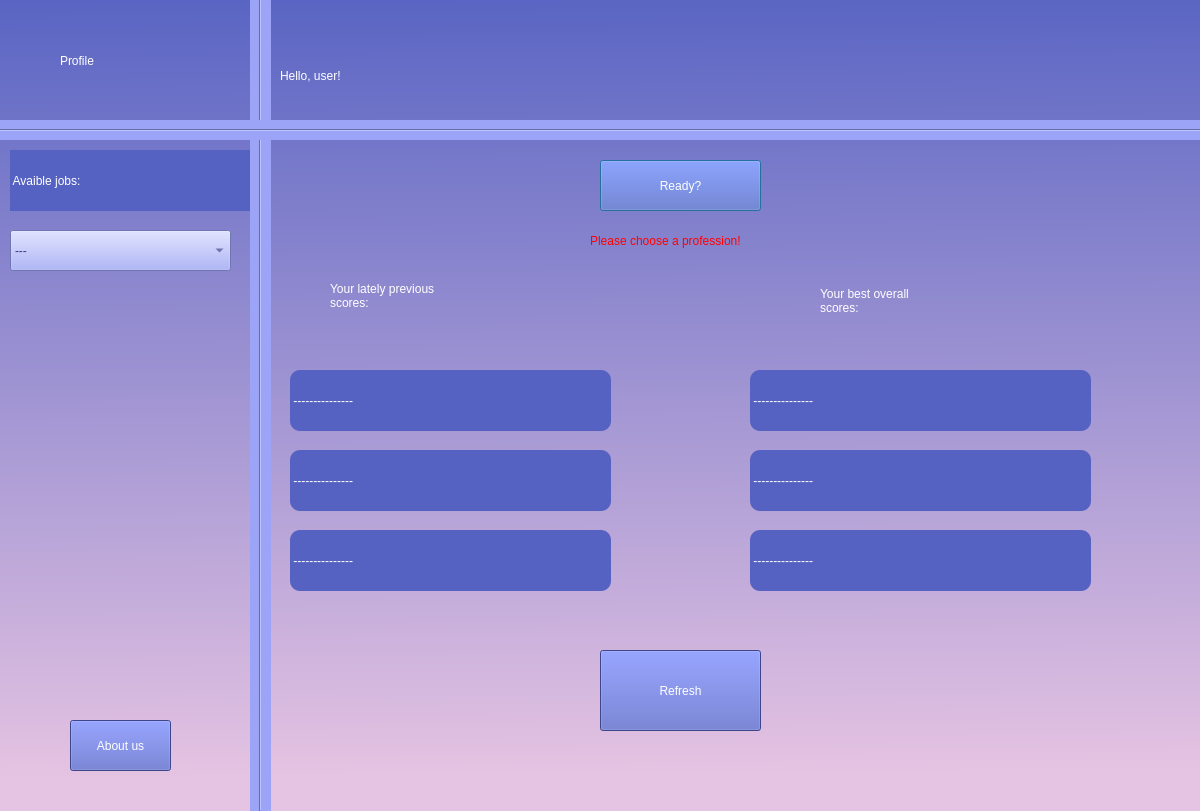
<?xml version="1.0" encoding="UTF-8"?>
<ui version="4.0">
 <class>Dialog</class>
 <widget class="QDialog" name="Dialog">
  <property name="geometry">
   <rect>
    <x>0</x>
    <y>0</y>
    <width>1200</width>
    <height>811</height>
   </rect>
  </property>
  <property name="windowTitle">
   <string>Dialog</string>
  </property>
  <widget class="QWidget" name="widget" native="true">
   <property name="geometry">
    <rect>
     <x>-50</x>
     <y>-30</y>
     <width>1291</width>
     <height>851</height>
    </rect>
   </property>
   <property name="styleSheet">
    <string notr="true">background-color: qlineargradient(spread:pad, x1:0.59, y1:0, x2:0.602273, y2:1, stop:0 rgba(85, 98, 194, 255), stop:0.943182 rgba(229, 195, 226, 255));</string>
   </property>
   <widget class="QComboBox" name="theme_box">
    <property name="geometry">
     <rect>
      <x>60</x>
      <y>260</y>
      <width>221</width>
      <height>41</height>
     </rect>
    </property>
    <property name="styleSheet">
     <string notr="true">color: rgb(54, 63, 124);
font: 18pt &quot;MS Shell Dlg 2&quot;;
background-color: rgb(155, 164, 247);</string>
    </property>
    <item>
     <property name="text">
      <string>---</string>
     </property>
    </item>
    <item>
     <property name="text">
      <string>Farmer</string>
     </property>
    </item>
    <item>
     <property name="text">
      <string>Waitress</string>
     </property>
    </item>
    <item>
     <property name="text">
      <string>Chef</string>
     </property>
    </item>
    <item>
     <property name="text">
      <string>Doctor</string>
     </property>
    </item>
    <item>
     <property name="text">
      <string>Programmer</string>
     </property>
    </item>
   </widget>
   <widget class="Line" name="line_2">
    <property name="geometry">
     <rect>
      <x>30</x>
      <y>150</y>
      <width>1261</width>
      <height>20</height>
     </rect>
    </property>
    <property name="styleSheet">
     <string notr="true">background-color: rgb(155, 164, 247);</string>
    </property>
    <property name="orientation">
     <enum>Qt::Horizontal</enum>
    </property>
   </widget>
   <widget class="QPushButton" name="ButtonReady">
    <property name="geometry">
     <rect>
      <x>650</x>
      <y>190</y>
      <width>161</width>
      <height>51</height>
     </rect>
    </property>
    <property name="styleSheet">
     <string notr="true">
background-color: rgb(85, 98, 194);
color: rgb(255, 255, 255);
	font: 24pt &quot;Rockwell&quot;;
</string>
    </property>
    <property name="text">
     <string>Ready?</string>
    </property>
   </widget>
   <widget class="QLabel" name="label_2">
    <property name="geometry">
     <rect>
      <x>60</x>
      <y>180</y>
      <width>261</width>
      <height>61</height>
     </rect>
    </property>
    <property name="styleSheet">
     <string notr="true">background-color: rgb(85, 98, 194);
color: rgb(255, 255, 255);
	font: 20pt &quot;Rockwell&quot;;</string>
    </property>
    <property name="text">
     <string> Avaible jobs:</string>
    </property>
   </widget>
   <widget class="Line" name="line">
    <property name="geometry">
     <rect>
      <x>300</x>
      <y>10</y>
      <width>21</width>
      <height>831</height>
     </rect>
    </property>
    <property name="styleSheet">
     <string notr="true">background-color: rgb(155, 164, 247);</string>
    </property>
    <property name="orientation">
     <enum>Qt::Vertical</enum>
    </property>
   </widget>
   <widget class="QLabel" name="greeting_label">
    <property name="geometry">
     <rect>
      <x>330</x>
      <y>60</y>
      <width>891</width>
      <height>91</height>
     </rect>
    </property>
    <property name="styleSheet">
     <string notr="true">
	font: 32pt &quot;Rockwell&quot;;
color: rgb(255, 255, 255);
background-color: qlineargradient(spread:pad, x1:0.205, y1:0, x2:0.312, y2:1, stop:0 rgba(100, 241, 255, 0), stop:1 rgba(245, 221, 221, 0));</string>
    </property>
    <property name="text">
     <string>Hello, user!</string>
    </property>
   </widget>
   <widget class="QLabel" name="label_4">
    <property name="geometry">
     <rect>
      <x>380</x>
      <y>280</y>
      <width>341</width>
      <height>91</height>
     </rect>
    </property>
    <property name="styleSheet">
     <string notr="true">font: 20pt &quot;MS Shell Dlg 2&quot;;
color: rgb(255, 255, 255);
background-color: qlineargradient(spread:pad, x1:0.205, y1:0, x2:0.312, y2:1, stop:0 rgba(100, 241, 255, 0), stop:1 rgba(245, 221, 221, 0));</string>
    </property>
    <property name="text">
     <string>Your lately previous
scores:</string>
    </property>
   </widget>
   <widget class="QLabel" name="prevlabel1">
    <property name="geometry">
     <rect>
      <x>340</x>
      <y>400</y>
      <width>321</width>
      <height>61</height>
     </rect>
    </property>
    <property name="styleSheet">
     <string notr="true">background-color: rgb(85, 98, 194);
color: rgb(255, 255, 255);
	font: 20pt &quot;Rockwell&quot;;
border-radius: 10px;</string>
    </property>
    <property name="text">
     <string> ---------------</string>
    </property>
   </widget>
   <widget class="QLabel" name="prevlabel2">
    <property name="geometry">
     <rect>
      <x>340</x>
      <y>480</y>
      <width>321</width>
      <height>61</height>
     </rect>
    </property>
    <property name="styleSheet">
     <string notr="true">background-color: rgb(85, 98, 194);
color: rgb(255, 255, 255);
	font: 20pt &quot;Rockwell&quot;;

border-radius: 10px;</string>
    </property>
    <property name="text">
     <string> ---------------</string>
    </property>
   </widget>
   <widget class="QLabel" name="prevlabel3">
    <property name="geometry">
     <rect>
      <x>340</x>
      <y>560</y>
      <width>321</width>
      <height>61</height>
     </rect>
    </property>
    <property name="styleSheet">
     <string notr="true">background-color: rgb(85, 98, 194);
color: rgb(255, 255, 255);
	font: 20pt &quot;Rockwell&quot;;

border-radius: 10px;</string>
    </property>
    <property name="text">
     <string> ---------------</string>
    </property>
   </widget>
   <widget class="QLabel" name="bestlabel2">
    <property name="geometry">
     <rect>
      <x>800</x>
      <y>480</y>
      <width>341</width>
      <height>61</height>
     </rect>
    </property>
    <property name="styleSheet">
     <string notr="true">background-color: rgb(85, 98, 194);
color: rgb(255, 255, 255);
	font: 20pt &quot;Rockwell&quot;;

border-radius: 10px;</string>
    </property>
    <property name="text">
     <string> ---------------</string>
    </property>
   </widget>
   <widget class="QLabel" name="bestlabel3">
    <property name="geometry">
     <rect>
      <x>800</x>
      <y>560</y>
      <width>341</width>
      <height>61</height>
     </rect>
    </property>
    <property name="styleSheet">
     <string notr="true">background-color: rgb(85, 98, 194);
color: rgb(255, 255, 255);
	font: 20pt &quot;Rockwell&quot;;

border-radius: 10px;</string>
    </property>
    <property name="text">
     <string> ---------------</string>
    </property>
   </widget>
   <widget class="QLabel" name="bestlabel1">
    <property name="geometry">
     <rect>
      <x>800</x>
      <y>400</y>
      <width>341</width>
      <height>61</height>
     </rect>
    </property>
    <property name="styleSheet">
     <string notr="true">background-color: rgb(85, 98, 194);
color: rgb(255, 255, 255);
	font: 20pt &quot;Rockwell&quot;;

border-radius: 10px;</string>
    </property>
    <property name="text">
     <string> ---------------</string>
    </property>
   </widget>
   <widget class="QLabel" name="label_11">
    <property name="geometry">
     <rect>
      <x>870</x>
      <y>290</y>
      <width>371</width>
      <height>81</height>
     </rect>
    </property>
    <property name="styleSheet">
     <string notr="true">font: 20pt &quot;MS Shell Dlg 2&quot;;
color: rgb(255, 255, 255);
background-color: qlineargradient(spread:pad, x1:0.205, y1:0, x2:0.312, y2:1, stop:0 rgba(100, 241, 255, 0), stop:1 rgba(245, 221, 221, 0));</string>
    </property>
    <property name="text">
     <string>Your best overall 
scores:</string>
    </property>
   </widget>
   <widget class="QPushButton" name="refresh_btn">
    <property name="geometry">
     <rect>
      <x>650</x>
      <y>680</y>
      <width>161</width>
      <height>81</height>
     </rect>
    </property>
    <property name="styleSheet">
     <string notr="true">background-color: rgb(85, 98, 194);
color: rgb(255, 255, 255);
	font: 24pt &quot;Rockwell&quot;;</string>
    </property>
    <property name="text">
     <string>Refresh</string>
    </property>
   </widget>
   <widget class="QLabel" name="warning_label">
    <property name="geometry">
     <rect>
      <x>640</x>
      <y>250</y>
      <width>371</width>
      <height>41</height>
     </rect>
    </property>
    <property name="styleSheet">
     <string notr="true">font: 12pt &quot;MS Shell Dlg 2&quot;;
color: rgb(255, 0, 0);
background-color: qlineargradient(spread:pad, x1:0.205, y1:0, x2:0.312, y2:1, stop:0 rgba(100, 241, 255, 0), stop:1 rgba(245, 221, 221, 0));</string>
    </property>
    <property name="text">
     <string>Please choose a profession!</string>
    </property>
   </widget>
   <widget class="QPushButton" name="us_btn">
    <property name="geometry">
     <rect>
      <x>120</x>
      <y>750</y>
      <width>101</width>
      <height>51</height>
     </rect>
    </property>
    <property name="styleSheet">
     <string notr="true">
background-color: rgb(85, 98, 194);
color: rgb(255, 255, 255);
	font: 12pt &quot;Rockwell&quot;;
</string>
    </property>
    <property name="text">
     <string>About us</string>
    </property>
   </widget>
   <widget class="QLabel" name="greeting_label_2">
    <property name="geometry">
     <rect>
      <x>110</x>
      <y>50</y>
      <width>181</width>
      <height>81</height>
     </rect>
    </property>
    <property name="styleSheet">
     <string notr="true">
	font: 32pt &quot;Rockwell&quot;;
color: rgb(255, 255, 255);
background-color: qlineargradient(spread:pad, x1:0.205, y1:0, x2:0.312, y2:1, stop:0 rgba(100, 241, 255, 0), stop:1 rgba(245, 221, 221, 0));</string>
    </property>
    <property name="text">
     <string>Profile</string>
    </property>
   </widget>
   <zorder>label_2</zorder>
   <zorder>theme_box</zorder>
   <zorder>ButtonReady</zorder>
   <zorder>line</zorder>
   <zorder>line_2</zorder>
   <zorder>greeting_label</zorder>
   <zorder>label_4</zorder>
   <zorder>prevlabel1</zorder>
   <zorder>prevlabel2</zorder>
   <zorder>prevlabel3</zorder>
   <zorder>bestlabel2</zorder>
   <zorder>bestlabel3</zorder>
   <zorder>bestlabel1</zorder>
   <zorder>label_11</zorder>
   <zorder>refresh_btn</zorder>
   <zorder>warning_label</zorder>
   <zorder>us_btn</zorder>
   <zorder>greeting_label_2</zorder>
  </widget>
 </widget>
 <resources/>
 <connections/>
</ui>
